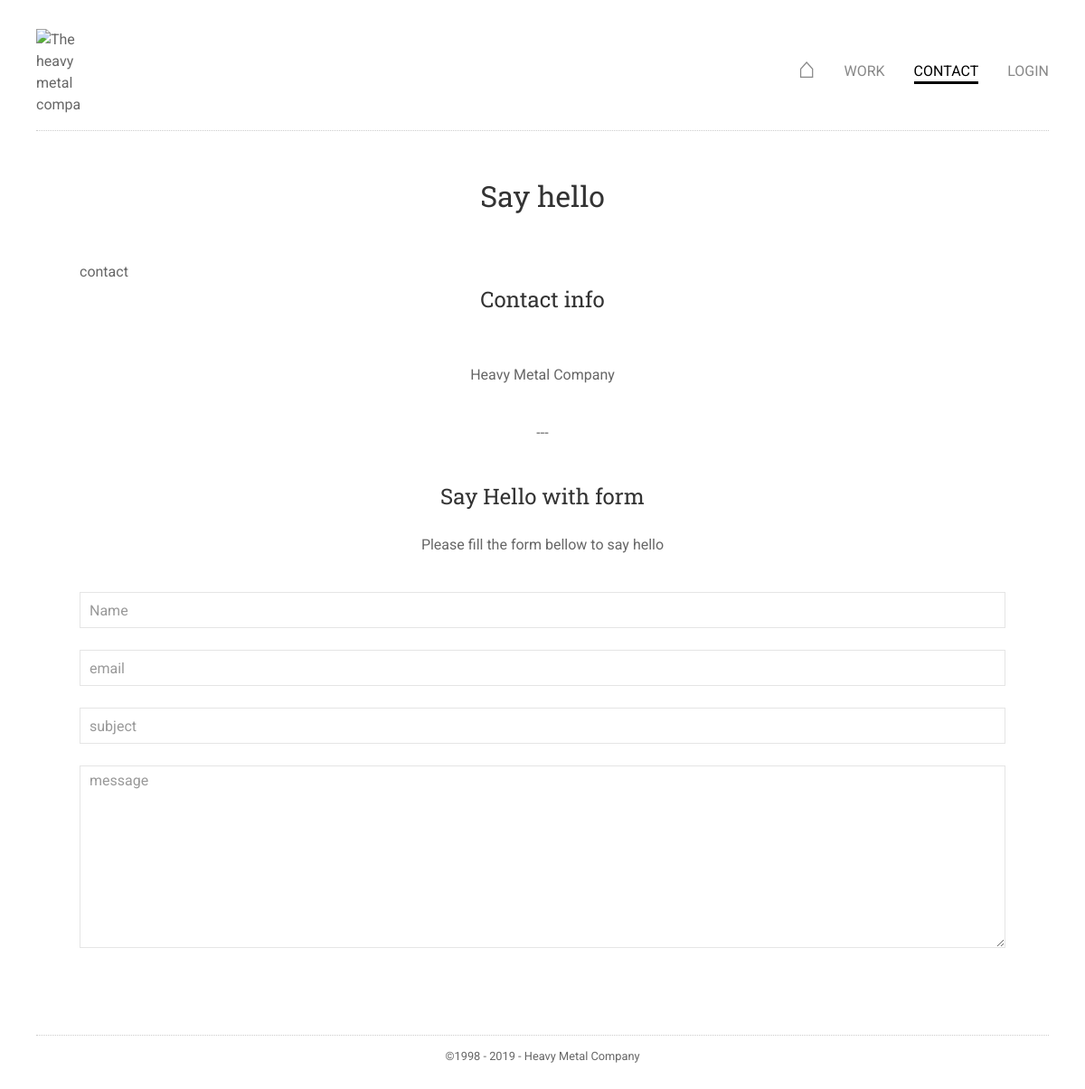
/say-hello, run on the app's committed database.
### tables this page shows
CREATE TABLE `pages` (
  `id` smallint(5) unsigned NOT NULL AUTO_INCREMENT,
  `parent_id` smallint(5) unsigned NOT NULL DEFAULT '0',
  `page_key` varchar(20) DEFAULT NULL,
  `title` varchar(255) NOT NULL,
  `menu` varchar(50) DEFAULT NULL,
  `slug` varchar(255) NOT NULL,
  `content` text,
  `is_home` tinyint(1) unsigned DEFAULT '0',
  `is_visible` tinyint(1) unsigned DEFAULT '1',
  `position` tinyint(3) unsigned DEFAULT NULL,
  `last_update` timestamp NOT NULL DEFAULT CURRENT_TIMESTAMP ON UPDATE CURRENT_TIMESTAMP,
  `created_on` timestamp NOT NULL DEFAULT CURRENT_TIMESTAMP,
  PRIMARY KEY (`id`)
);

### php/pdo.php (called while the page is built)
<?php
$db_host    = '127.0.0.1';
$db_name    = 'poco_minisite';
$db_user    = 'root';
$db_pass    = '444666';
$db_charset = 'utf8mb4';
$dsn = "mysql:host=$db_host;dbname=$db_name;charset=$db_charset";
$pdo_options = [
  PDO::ATTR_EMULATE_PREPARES    => false,
  PDO::ATTR_DEFAULT_FETCH_MODE  => PDO::FETCH_ASSOC,
  PDO::ATTR_ERRMODE             => PDO::ERRMODE_EXCEPTION
];
$db = null;
try {
  $db = new PDO($dsn, $db_user, $db_pass, $pdo_options);
} catch (PDOException $e) {
  echo $e->getMessage();
}
function db() {
	global $db;
	if(is_object($db)) {
    return $db;
  }
  else {
    exit("DB IS NOT AN OBJECT! No database connection.");
  }
}

### php/queries.php (called while the page is built, shortened)
<?php
function query($zone, $params = []) {
	switch($zone) {
		case 'settings' :
			$sql = "SELECT settings_key, settings_value FROM settings ORDER BY position ASC";
			try {
				$sth = db()->prepare($sql);
				$sth->execute($params);
				$results = $sth->fetchAll(PDO::FETCH_KEY_PAIR);
			} catch(PDOException $e) {
				debug($e->getMessage());
			}
		break;
		case 'menus' :
			$where = "";
			if(!is_admin()) {
				$where = "WHERE is_visible = ?";
				$params[] = 1;
			}
			$sql = "SELECT slug, menu, is_home, is_visible FROM pages $where ORDER BY position ASC";
			try {
				$sth = db()->prepare($sql);
				$sth->execute($params);
				$results = $sth->fetchAll();
			} catch(PDOException $e) {
				debug($e->getMessage());
			}
		break;
		case 'page' :
			$and = "";
			if(!is_admin()) {
				$and = "AND is_visible = ?";
				$params[] = 1;
			}
			$sql = "SELECT page_key, title, content FROM pages WHERE slug = ? $and";
			try {
				$sth = db()->prepare($sql);
				$sth->execute($params);
				$results = $sth->fetch();
			} catch(PDOException $e) {
				debug($e->getMessage());
			}
		break;
	}
	return $results;
}

### php/functions.php (the view, shortened to what this page needs)
<?php
$get_page = router();
$params = [
  'get_page'    => $get_page,
  'settings'    => query('settings'),
  'menus'       => query('menus'),
	'active_page' => query('page', [$get_page])
];
function is_admin() {
  return (bool)$_SESSION['is_admin'];
}
function router() {
  $from_root    = str_replace('/index.php', '', $_SERVER['PHP_SELF']).'/';
  $uri          = $_SERVER['REQUEST_URI'];
  $uri_page     = str_replace($from_root, '', $uri);
	if(!empty($uri_page)) {
		$get_page = $uri_page;
	}
	else {
		$home = query('home_slug');
		$get_page	= $home['slug'];
	}
  return $get_page;
}
function menu_html($params = []) {
  $menus = query('menus');
	$get_page = $params['get_page'];
  $html = '';
  $html .= '<ul id="main-menu" class="menu UPP DF">'.PHP_EOL;
  foreach($menus as $item) {
    $slug = $item['slug'];
    $is_home = (bool)$item['is_home'];
    $active = $slug === $get_page ? ' active' : '';
    $is_home_class = $is_home ? ' is-home' : '';
    $hidden_class = $item['is_visible'] > 0 ? '' : ' hidden';
    $menu = $is_home ? '<span class="is-home">⌂</span>' : $item['menu'];
    $html .= '<li class="menu-item'.$active.$is_home_class.$hidden_class.'"><a href="'.$slug.'">'.$menu.'</a></li>'.PHP_EOL;
  }
  $log_str = (is_admin()) ? 'LOGOUT' : 'LOGIN';
  $log_href = (is_admin()) ? 'admin/index.php?page=login&action=logout' : 'admin/';
  $html .= '<li class="menu-item"><a href="'.$log_href.'">'.$log_str.'</a></li>'.PHP_EOL;
  $html .= '</ul>'.PHP_EOL;
  return $html;
}
function title($zone = 'content', $params = []) {
  $settings    = $params['settings'];
  $active_page  = $params['active_page'];
  $global_title = $settings['global_title'];
  $page_title   = $active_page['title'];
  if($zone === 'head') {
    return $page_title.' - '.$global_title;
  }
  return $page_title;
}
function content($params = []) {
  $active_page = $params['active_page']; show($active_page['page_key']);
  $form_start = '<form action="index.php" method="post"><input name="user-action" type="hidden" value="sent-contact-form">';
  $form_end = '</form>';
  $page_content = $active_page['content'];
  $content = ($active_page['page_key'] !== 'contact') ? $page_content : $form_start.$page_content.$form_end;
  return $content;
}
function show($data = '') {
	echo '<pre>';
	print_r($data);
	echo '<pre>';
}

### index.php (shortened to what this page needs)
<?php
require_once('php/pdo.php');
require_once('php/queries.php');
require_once('php/functions.php');
?>
<!DOCTYPE html>
<html>
  <head>
    <?php if($params['active_page']['page_key'] === 'contact') : ?>
    <link rel="stylesheet" href="admin/css/uikit.min.css">
    <?php endif; ?>
    <link rel="stylesheet" href="css/style.css">
    <link rel="stylesheet" href="css/editor.css">
  </head>
  <body id="<?php echo $params['active_page']['page_key']; ?>">
    <header class="header">
      <figure class="logo-figure">
        <a href="./"><img src="img/logo.svg" alt="The heavy metal company"></a>
      </figure>
      <nav class="nav">
        <?php echo menu_html($params); ?>
      </nav>
    </header>
    <main class="content">
      <h1 class="main-title"><?php echo title('content', $params); ?></h1>
      <?php echo content($params); ?>
    </main>
    <footer class="footer">
      <p>&copy;1998 - <?php echo date('Y'); ?> - Heavy Metal Company</p>
    </footer>
  </body>
</html>

### css/style.css (style rules this page uses)
a,abbr,acronym,address,applet,article,aside,audio,b,big,blockquote,body,canvas,caption,center,cite,code,dd,del,details,dfn,div,dl,dt,em,embed,fieldset,figcaption,figure,footer,form,h1,h2,h3,h4,h5,h6,header,hgroup,html,i,iframe,img,ins,kbd,label,legend,li,mark,menu,nav,object,ol,output,p,pre,q,ruby,s,samp,section,small,span,strike,strong,sub,summary,sup,table,tbody,td,tfoot,th,thead,time,tr,tt,u,ul,var,video { margin:0;padding:0;border:0;font:inherit;vertical-align:baseline }
article,aside,details,figcaption,figure,footer,header,hgroup,menu,nav,section { display:block }
body { line-height:1 }
ol,ul { list-style:none }
html { -webkit-box-sizing:border-box; -moz-box-sizing:border-box; box-sizing:border-box; }
*, *:before, *:after { box-sizing:inherit; }
a { text-decoration:none;outline:none;color:inherit; }
html { box-sizing: border-box; }
html { font-size: 16px; }
body { font-size: 1em; font-family: Roboto, sans-serif; line-height: 1.5; }
h1, h2, h3 { font-family: "Roboto Slab", serif; }
h1 { font-size:2em; }
h2 { font-size:1.5em; }
p { margin-bottom: 1em; }
body { margin: 20px 5%; }
.header { display: flex; justify-content: space-between; align-items: center; padding-bottom: 1em; border-bottom: dotted 1px #ccc; min-height: 73px; }
.logo-figure img { display: block; width: 3em; height: auto; }
.menu { display: flex; justify-content: flex-end; }
.menu li { margin-left: 15%; line-height: 1; }
.menu a { color: #888; position: relative; transition: color .4s ease; }
.menu a:hover, .menu .active a { color: #000; }
.menu .active a:after { content: ""; position: absolute; bottom: -0.3em; left: 0; display: block; width: 100%; height: 0; border-top: solid 3px #000; }
.menu a .is-home { font-size: 2em; line-height: .6rem; }
.content { width: 100%; margin: 3em 0; }
.main-title { text-align: center; margin-bottom: 3rem; }
.footer { font-size: .8em; text-align: center; padding-top: 1em; border-top: dotted 1px #ccc; }
@media (min-width: 768px) { body { margin: 2em 40px; } }
@media (min-width: 768px) { .menu li { margin-left: 2em; } }
@media (min-width: 768px) { .content { max-width: 1024px; margin: 3em auto; } }

### css/editor.css (style rules this page uses)
.align-center { text-align: center; }
.align-center { text-align:center; }
.MB30 { margin-bottom:1.875rem!important; }

### data on the page
pages: menu "WORK"
pages: menu "CONTACT", title "Say hello"

### other printed values
$log_str "LOGIN"
